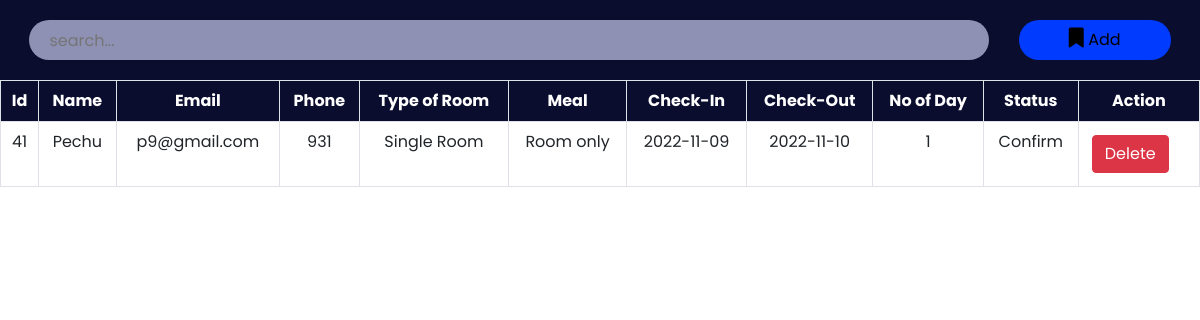
Page /admin/roombook.php on the earlier database version.
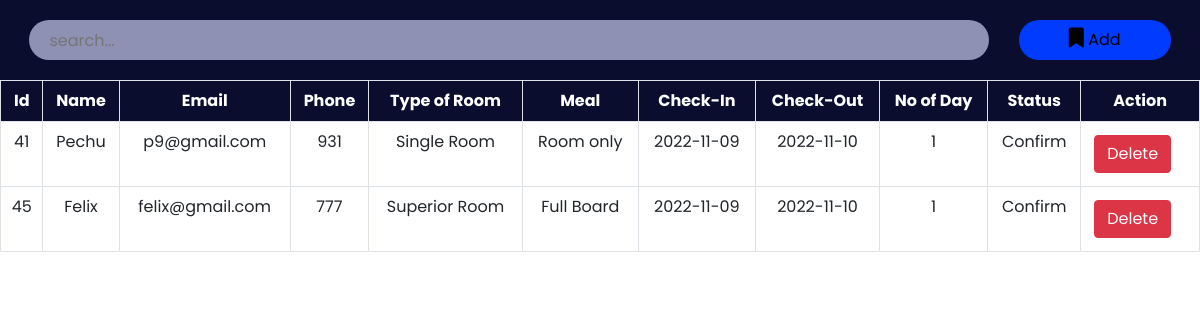
Same page on the later database version.
### tables this page shows
CREATE TABLE `roombook` (
  `id` int(10) NOT NULL,
  `Name` varchar(50) NOT NULL,
  `Email` varchar(50) NOT NULL,
  `Phone` varchar(30) NOT NULL,
  `RoomType` varchar(30) NOT NULL,
  `Meal` varchar(30) NOT NULL,
  `cin` date NOT NULL,
  `cout` date NOT NULL,
  `nodays` int(50) NOT NULL,
  `stat` varchar(30) NOT NULL
);

### admin/roombook.php (the view, shortened to what this page needs)
<?php
include '../config.php';
?>
<!DOCTYPE html>
<html lang="en">
<head>
    <link href="https://cdn.jsdelivr.net/npm/bootstrap@5.0.2/dist/css/bootstrap.min.css" rel="stylesheet">
    <link rel="stylesheet" href="https://cdnjs.cloudflare.com/ajax/libs/font-awesome/6.2.0/css/all.min.css" />
    <link rel="stylesheet" href="./css/roombook.css">
</head>
<body>
    <div class="searchsection">
        <input type="text" name="search_bar" id="search_bar" placeholder="search..." onkeyup="searchFun()">
        <button class="adduser" id="adduser" onclick="adduseropen()"><i class="fa-solid fa-bookmark"></i> Add</button>
    </div>
    <div class="roombooktable" class="table-responsive-xl">
        <?php
            $roombooktablesql = "SELECT * FROM roombook";
            $roombookresult = mysqli_query($conn, $roombooktablesql);
        ?>
        <table class="table table-bordered" id="table-data">
            <thead>
                <tr>
                    <th scope="col">Id</th>
                    <th scope="col">Name</th>
                    <th scope="col">Email</th>
                    <th scope="col">Phone</th>
                    <th scope="col">Type of Room</th>
                    <th scope="col">Meal</th>
                    <th scope="col">Check-In</th>
                    <th scope="col">Check-Out</th>
                    <th scope="col">No of Day</th>
                    <th scope="col">Status</th>
                    <th scope="col" class="action">Action</th>
                </tr>
            </thead>
            <tbody>
            <?php
            while ($res = mysqli_fetch_array($roombookresult)) {
            ?>
                <tr>
                    <td><?php echo $res['id'] ?></td>
                    <td><?php echo $res['Name'] ?></td>
                    <td><?php echo $res['Email'] ?></td>
                    <td><?php echo $res['Phone'] ?></td>
                    <td><?php echo $res['RoomType'] ?></td>
                    <td><?php echo $res['Meal'] ?></td>
                    <td><?php echo $res['cin'] ?></td>
                    <td><?php echo $res['cout'] ?></td>
                    <td><?php echo $res['nodays'] ?></td>
                    <td><?php echo $res['stat'] ?></td>
                    <td class="action">
                        <a href="roombookdelete.php?id=<?php echo $res['id'] ?>"><button class='btn btn-danger'>Delete</button></a>
                    </td>
                </tr>
            <?php
            }
            ?>
            </tbody>
        </table>
    </div>
</body>
</html>

### admin/css/roombook.css (style rules this page uses)
:root { --bg-text-shadow: 0 2px 4px rgb(13 0 77 / 8%), 0 3px 6px rgb(13 0 77 / 8%), 0 8px 16px rgb(13 0 77 / 8%); --bg-box-shadow: 0px 0px 20px 6px rgba(26, 30, 164, 0.31); }
body { background-color: #ffff; }
* { margin: 0; padding: 0; font-family: 'Poppins', sans-serif; }
i { font-size: 20px; }
.searchsection { height: 80px; width: 100%; display: flex; justify-content: space-evenly; align-items: center; background-color: #0a0d2d; position: fixed; z-index: 500; }
#search_bar { height: 40px; width: 80%; border: none; background-color: rgba(195, 198, 233, 0.714); padding-left: 20px; border-radius: 30px; }
#adduser { height: 40px; background-color: rgb(0, 59, 254); border: none; border-radius: 30px; padding: 0 50px; }
a { color: black; }
.roombooktable { position: absolute; color: #0a0d2d; margin-top: 80px; width: 100%; height: 100vh; padding-bottom: 900px; }
.roombooktable thead { background-color: #0a0d2d; color: white; text-align: center; }
.roombooktable tbody { text-align: center; }
.action a { text-decoration: none; }
.action button { display: flex; flex-wrap: wrap; margin: 5px; }

Differences in the rows shown:
added roombook: id "45", Name "Felix", Email "felix@gmail.com", Phone "777", RoomType "Superior Room", Meal "Full Board", cin "2022-11-09", cout "2022-11-10", nodays "1", stat "Confirm"
